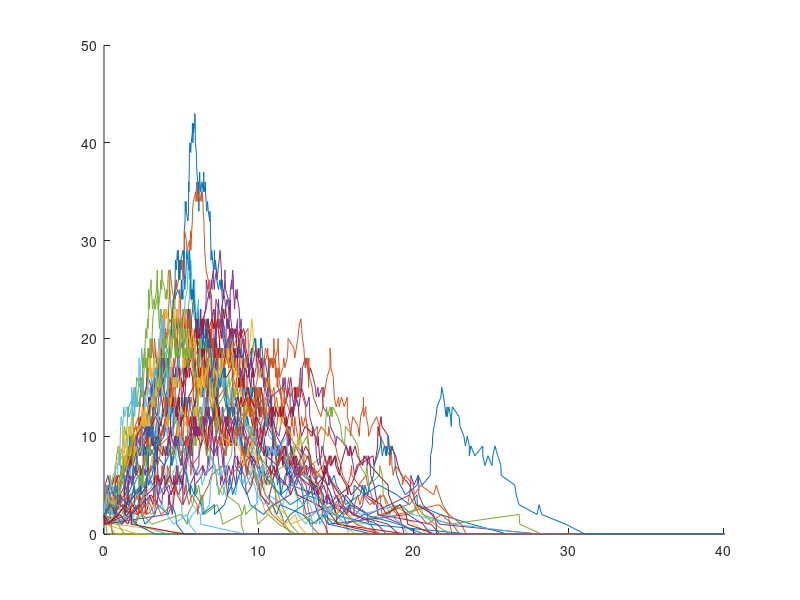
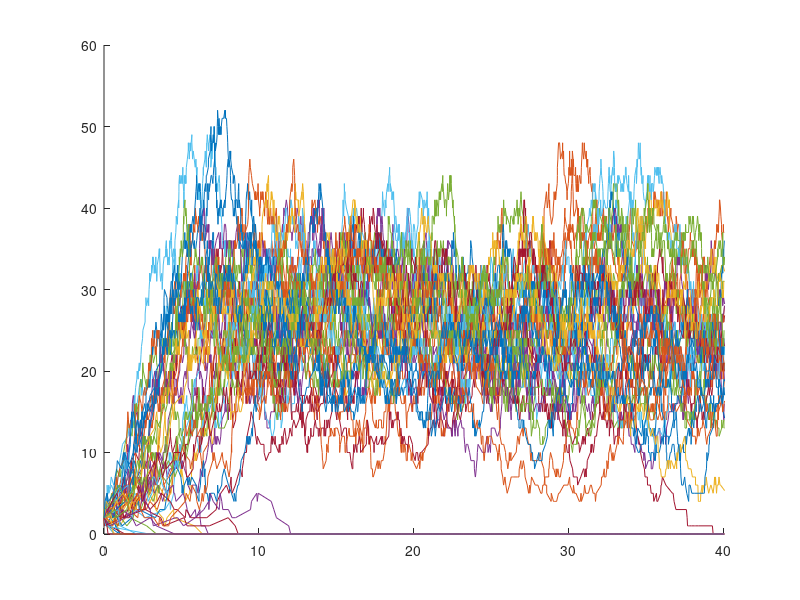

Here is the MATLAB script that generated these plots, in order:
close all; clear all; clc

%% 3. Set given parameter
N = 100;                % Population
dt = 0.01;              % Delta t, Time Step
beta = 1;               % Transmission Rate
b = 0;                  % Birth Rate
gamma = 0.5;            % Recover Rate
I0 = 2;                 % Initial Infectious Inidvidual

%% Set other parameter
total_time = 40;        % To 40 for each run
number_simul = 50;      % The number of simulations
infuctive_unit = 1;     % Only one person trans for each time
S0 = N - I0;            % Initial susceptible individuals

%% Define transition probility
p_11 = @(s,i,dt) beta/N*i*s*dt;            % (-1,1) one from S to I
p0_1 = @(s,i,dt) gamma*i*dt;               % (0,-1) one from I to R
p1_1 = @(s,i,dt) b*i*dt;                   % (1,-1) one born in S while one death in I
p10 = @(s,i,dt) b*(N-s-i)*dt;              % (1,0)  one born in S while one death in R
p00 = @(s,i,dt) 1 - p_11(s,i,dt) - p0_1(s,i,dt) - p1_1(s,i,dt) - p10(s,i,dt);          % Unchanged

%% Simulation
data_cell_I = {}; data_cell_S = {};
index_cell = {};
data_cell_I = cell(1, number_simul);
data_cell_S = cell(1, number_simul);
index_cell = cell(1,number_simul);

for k = 1 : number_simul
    data_coll_I = []; data_coll_S = [];
    data_coll_I(1) = I0;                    % Initialize the data set
    data_coll_S(1) = S0;                    % Initialize the data set
    
    % T_ind keep the time of people changed
    n = 1;
    T_ind = [];                             % Initialize the change time
    T_ind(1) = 0;                           % Start from time = 0
    while T_ind(n) < total_time
        s = data_coll_S(n);
        i = data_coll_I(n);
        % Pick a random number to decide the length of time interval
        % i.e. to give the next time which the change happends
        c = rand;

        n = n+1;                            % Next event
        % By given formular, give M (the total change rate) and T_len (length of time interval)
        M = 1 - p00(s,i,1);
        if M == 0
            T_len = 0.01;                   % Step one step
            data_coll_S(n) = data_coll_S(n-1);
            data_coll_I(n) = data_coll_I(n-1);
            T_ind(n) = T_ind(n-1) + T_len;
            continue
        else
            T_len = -log(c)/M;
            T_ind(n) = T_ind(n-1) + T_len;      % Next change will happen at this time
        end

        % Determine the change interval
        a1 = p_11(s,i,T_len)/(1 - p00(s,i,T_len));
        a2 = a1 + p0_1(s,i,T_len)/(1 - p00(s,i,T_len));
        a3 = a2 + p1_1(s,i,T_len)/(1 - p00(s,i,T_len));

        c = rand;                           % Pick a random number between (0,1)
        if c < a1                           % (-1,1)
            data_coll_S(n) = data_coll_S(n-1)-1;
            data_coll_I(n) = data_coll_I(n-1)+1;
        elseif c >= a1 && c < a2            % (0,-1)
            data_coll_S(n) = data_coll_S(n-1);
            data_coll_I(n) = data_coll_I(n-1)-1;
        elseif c >= a1 && c < a3            % (1,-1)
            data_coll_S(n) = data_coll_S(n-1)+1;
            data_coll_I(n) = data_coll_I(n-1)-1;
        else                                % (1,0)
            data_coll_S(n) = data_coll_S(n-1)+1;
            data_coll_I(n) = data_coll_I(n-1);
        end
    end

    index_cell{1,k} = T_ind;
    data_cell_S{1,k} = data_coll_S;
    data_cell_I{1,k} = data_coll_I;

end

figure
hold on
for k = 1 : number_simul
    index_coll = index_cell{1,k};
    data_coll_I = data_cell_I{1,k};
    plot(index_coll, data_coll_I)
end
xlim([0,40]);

%% 4. Set given parameter
N = 100;                % Population
dt = 0.01;              % Delta t, Time Step
beta = 1;               % Transmission Rate
b = 0.25;               % Birth Rate
gamma = 0.25;           % Recover Rate
I0 = 2;                 % Initial Infectious Inidvidual

%% Define transition probility
p_11 = @(s,i,dt) beta/N*i*s*dt;            % (-1,1) one from S to I
p0_1 = @(s,i,dt) gamma*i*dt;               % (0,-1) one from I to R
p1_1 = @(s,i,dt) b*i*dt;                   % (1,-1) one born in S while one death in I
p10 = @(s,i,dt) b*(N-s-i)*dt;              % (1,0)  one born in S while one death in R
p00 = @(s,i,dt) 1 - p_11(s,i,dt) - p0_1(s,i,dt) - p1_1(s,i,dt) - p10(s,i,dt);          % Unchanged

%% Simulation
data_cell_I = {}; data_cell_S = {};
index_cell = {};
data_cell_I = cell(1, number_simul);
data_cell_S = cell(1, number_simul);
index_cell = cell(1,number_simul);

for k = 1 : number_simul
    data_coll_I = []; data_coll_S = [];
    data_coll_I(1) = I0;                    % Initialize the data set
    data_coll_S(1) = S0;                    % Initialize the data set
    
    % T_ind keep the time of people changed
    n = 1;
    T_ind = [];                             % Initialize the change time
    T_ind(1) = 0;                           % Start from time = 0
    while T_ind(n) < total_time
        s = data_coll_S(n);
        i = data_coll_I(n);
        % Pick a random number to decide the length of time interval
        % i.e. to give the next time which the change happends
        c = rand;

        n = n+1;                            % Next event
        % By given formular, give M (the total change rate) and T_len (length of time interval)
        M = 1 - p00(s,i,1);
        if M == 0
            T_len = 0.01;                   % Step one step
            data_coll_S(n) = data_coll_S(n-1);
            data_coll_I(n) = data_coll_I(n-1);
            T_ind(n) = T_ind(n-1) + T_len;
            continue
        else
            T_len = -log(c)/M;
            T_ind(n) = T_ind(n-1) + T_len;      % Next change will happen at this time
        end

        % Determine the change interval
        a1 = p_11(s,i,T_len)/(1 - p00(s,i,T_len));
        a2 = a1 + p0_1(s,i,T_len)/(1 - p00(s,i,T_len));
        a3 = a2 + p1_1(s,i,T_len)/(1 - p00(s,i,T_len));

        c = rand;                           % Pick a random number between (0,1)
        if c < a1                           % (-1,1)
            data_coll_S(n) = data_coll_S(n-1)-1;
            data_coll_I(n) = data_coll_I(n-1)+1;
        elseif c >= a1 && c < a2            % (0,-1)
            data_coll_S(n) = data_coll_S(n-1);
            data_coll_I(n) = data_coll_I(n-1)-1;
        elseif c >= a1 && c < a3            % (1,-1)
            data_coll_S(n) = data_coll_S(n-1)+1;
            data_coll_I(n) = data_coll_I(n-1)-1;
        else                                % (1,0)
            data_coll_S(n) = data_coll_S(n-1)+1;
            data_coll_I(n) = data_coll_I(n-1);
        end
    end

    index_cell{1,k} = T_ind;
    data_cell_S{1,k} = data_coll_S;
    data_cell_I{1,k} = data_coll_I;

end

figure
hold on
for k = 1 : number_simul
    index_coll = index_cell{1,k};
    data_coll_I = data_cell_I{1,k};
    plot(index_coll, data_coll_I)
end
xlim([0,40]);